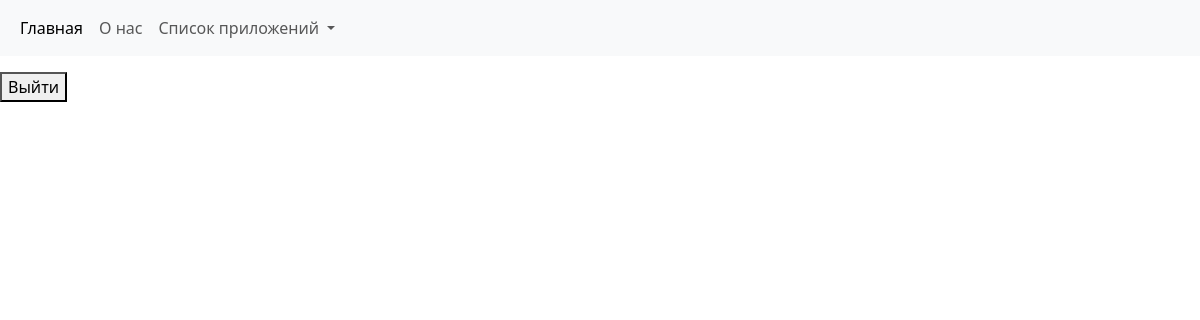
Before: /user_list/ with the older database file.
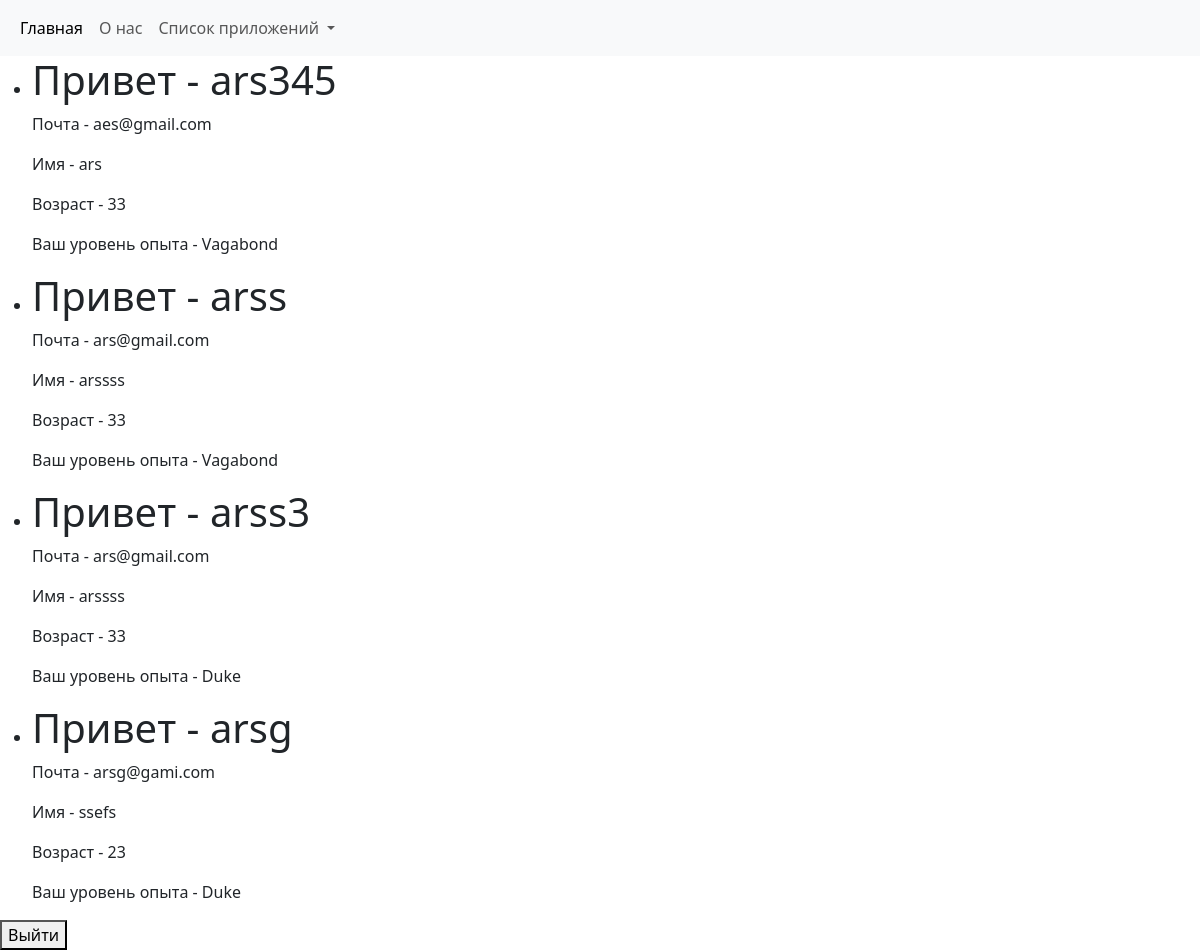
After: the same page with the newer database file.
### users/models.py (models this page shows)
class CustomUser(User):
    GENDER = (("Male", "Male"), ("Female", "Female"))
    name = models.CharField(max_length=100)
    surname = models.CharField(max_length=100)
    phone = models.CharField(max_length=14, default="+996")
    age = models.PositiveIntegerField(
        default=18, validators=[MinValueValidator(10), MaxValueValidator(90)]
    )
    gender = models.CharField(max_length=10, choices=GENDER)
    experience = models.PositiveIntegerField(default=0)
    telegram = models.CharField(max_length=50, default="@")
    club = models.CharField(max_length=100, default="Vagabond")

### users/views.py (the view)
# urls.py: path("user_list/", views.UserList.as_view(), name="list"),
class UserList(ListView):
    template_name = "users/list.html"
    model = models.CustomUser
    def get_queryset(self):
        return self.model.objects.all()
    def get_context_data(self, **kwargs):
        context = super().get_context_data(**kwargs)
        context["club"] = getattr(self.request, "club", "Без опыта")
        return context

### templates/users/list.html (shortened to what this page needs)
{% include 'header.html'%}
<head>
</head>
<body>
<div>
    <ul>
        {% for i in object_list %}
                <li>
                <h1>Привет - {{ i.username }}</h1>
                <p>Почта - {{ i.email }}</p>
                <p>Имя - {{ i.name }}</p>
                <p>Возраст - {{ i.age }}</p>
                {% if i.club %}
                <p>Ваш уровень опыта - {{ i.club }}</p>
                {% else %}
                <p>Опыт не определен</p>
                {% endif %}
                 </li>
        {% endfor %}
    </ul>
<form action="{% url 'users:login' %}" method="POST">
    <button type="submit">Выйти</button>
</form>
</div>
</body>
</html>

Changed rows visible on the page:
added CustomUser: username "ars345", email "aes@gmail.com", name "ars", age "33", club "Vagabond"
added CustomUser: username "arss", email "ars@gmail.com", name "arssss", age "33", club "Vagabond"
added CustomUser: username "arss3", email "ars@gmail.com", name "arssss", age "33", club "Duke"
added CustomUser: username "arsg", email "arsg@gami.com", name "ssefs", age "23", club "Duke"
